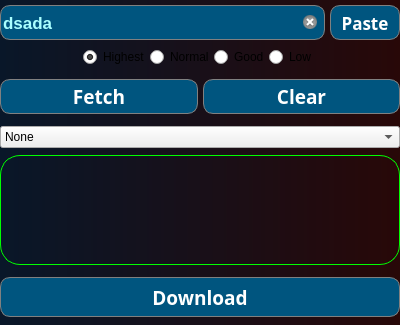
<?xml version="1.0" encoding="UTF-8"?>
<ui version="4.0">
 <class>Form</class>
 <widget class="QWidget" name="Form">
  <property name="enabled">
   <bool>true</bool>
  </property>
  <property name="geometry">
   <rect>
    <x>0</x>
    <y>0</y>
    <width>400</width>
    <height>325</height>
   </rect>
  </property>
  <property name="sizePolicy">
   <sizepolicy hsizetype="Fixed" vsizetype="Fixed">
    <horstretch>0</horstretch>
    <verstretch>0</verstretch>
   </sizepolicy>
  </property>
  <property name="minimumSize">
   <size>
    <width>400</width>
    <height>325</height>
   </size>
  </property>
  <property name="maximumSize">
   <size>
    <width>400</width>
    <height>325</height>
   </size>
  </property>
  <property name="font">
   <font>
    <pointsize>12</pointsize>
    <weight>75</weight>
    <bold>true</bold>
   </font>
  </property>
  <property name="windowTitle">
   <string>Form</string>
  </property>
  <property name="styleSheet">
   <string notr="true">#Form{
	background-color: qlineargradient(spread:pad, x1:0, y1:0, x2:1, y2:0, stop:0 rgba(9, 23, 41, 255), stop:1 rgba(40, 8, 8, 255));
	border:none;
}

QPushButton{
	color:white;
	border:1px solid grey;
	border-radius:10px;
	background-color: rgb(0, 85, 127);
}
QLineEdit{
	color: rgb(170, 255, 255);
	border:1px solid grey;
	border-radius:10px;
	background-color: rgb(0, 85, 127);
}


QPushButton::hover{
	border:1px solid grey;
	border-radius:10px;
	background-color: rgb(0, 85, 200);
}

QPushButton::disabled{
	color:#FF0000;
	border:1px solid grey;
	border-radius:10px;
	background-color: rgb(0, 85, 127);
}

QLineEdit::hover{
	border:1px solid grey;
	border-radius:10px;
	background-color: rgb(0, 85, 200);
}</string>
  </property>
  <layout class="QVBoxLayout" name="verticalLayout">
   <property name="spacing">
    <number>5</number>
   </property>
   <property name="leftMargin">
    <number>0</number>
   </property>
   <property name="topMargin">
    <number>0</number>
   </property>
   <property name="rightMargin">
    <number>0</number>
   </property>
   <property name="bottomMargin">
    <number>0</number>
   </property>
   <item alignment="Qt::AlignTop">
    <widget class="QFrame" name="frame">
     <property name="minimumSize">
      <size>
       <width>0</width>
       <height>0</height>
      </size>
     </property>
     <property name="styleSheet">
      <string notr="true"/>
     </property>
     <property name="frameShape">
      <enum>QFrame::NoFrame</enum>
     </property>
     <property name="frameShadow">
      <enum>QFrame::Raised</enum>
     </property>
     <layout class="QVBoxLayout" name="verticalLayout_2">
      <property name="spacing">
       <number>2</number>
      </property>
      <property name="leftMargin">
       <number>0</number>
      </property>
      <property name="topMargin">
       <number>0</number>
      </property>
      <property name="rightMargin">
       <number>0</number>
      </property>
      <property name="bottomMargin">
       <number>0</number>
      </property>
      <item>
       <widget class="QFrame" name="frame_2">
        <property name="frameShape">
         <enum>QFrame::NoFrame</enum>
        </property>
        <property name="frameShadow">
         <enum>QFrame::Raised</enum>
        </property>
        <layout class="QHBoxLayout" name="horizontalLayout_2">
         <property name="spacing">
          <number>5</number>
         </property>
         <property name="leftMargin">
          <number>0</number>
         </property>
         <property name="topMargin">
          <number>5</number>
         </property>
         <property name="rightMargin">
          <number>0</number>
         </property>
         <property name="bottomMargin">
          <number>0</number>
         </property>
         <item>
          <widget class="QLineEdit" name="lineEdit">
           <property name="enabled">
            <bool>true</bool>
           </property>
           <property name="minimumSize">
            <size>
             <width>0</width>
             <height>35</height>
            </size>
           </property>
           <property name="font">
            <font>
             <pointsize>13</pointsize>
             <weight>75</weight>
             <bold>true</bold>
            </font>
           </property>
           <property name="text">
            <string>dsada</string>
           </property>
           <property name="readOnly">
            <bool>true</bool>
           </property>
           <property name="clearButtonEnabled">
            <bool>true</bool>
           </property>
          </widget>
         </item>
         <item>
          <widget class="QPushButton" name="pushButton">
           <property name="minimumSize">
            <size>
             <width>70</width>
             <height>35</height>
            </size>
           </property>
           <property name="font">
            <font>
             <family>Fira Code SemiBold</family>
             <pointsize>13</pointsize>
             <weight>75</weight>
             <bold>true</bold>
            </font>
           </property>
           <property name="text">
            <string>Paste</string>
           </property>
          </widget>
         </item>
        </layout>
       </widget>
      </item>
      <item alignment="Qt::AlignHCenter">
       <widget class="QFrame" name="frame_3">
        <property name="sizePolicy">
         <sizepolicy hsizetype="Expanding" vsizetype="Preferred">
          <horstretch>0</horstretch>
          <verstretch>0</verstretch>
         </sizepolicy>
        </property>
        <property name="frameShape">
         <enum>QFrame::NoFrame</enum>
        </property>
        <property name="frameShadow">
         <enum>QFrame::Raised</enum>
        </property>
        <layout class="QHBoxLayout" name="horizontalLayout_3">
         <property name="spacing">
          <number>0</number>
         </property>
         <property name="leftMargin">
          <number>0</number>
         </property>
         <property name="topMargin">
          <number>5</number>
         </property>
         <property name="rightMargin">
          <number>0</number>
         </property>
         <property name="bottomMargin">
          <number>5</number>
         </property>
         <item>
          <widget class="QRadioButton" name="radioButton">
           <property name="text">
            <string>Highest</string>
           </property>
           <property name="checked">
            <bool>true</bool>
           </property>
          </widget>
         </item>
         <item>
          <widget class="QRadioButton" name="radioButton_2">
           <property name="text">
            <string>Normal</string>
           </property>
          </widget>
         </item>
         <item>
          <widget class="QRadioButton" name="radioButton_3">
           <property name="text">
            <string>Good</string>
           </property>
          </widget>
         </item>
         <item>
          <widget class="QRadioButton" name="radioButton_4">
           <property name="text">
            <string>Low</string>
           </property>
          </widget>
         </item>
        </layout>
       </widget>
      </item>
      <item>
       <widget class="QFrame" name="frame_5">
        <property name="frameShape">
         <enum>QFrame::NoFrame</enum>
        </property>
        <property name="frameShadow">
         <enum>QFrame::Raised</enum>
        </property>
        <layout class="QHBoxLayout" name="horizontalLayout_4">
         <property name="spacing">
          <number>5</number>
         </property>
         <property name="leftMargin">
          <number>0</number>
         </property>
         <property name="topMargin">
          <number>5</number>
         </property>
         <property name="rightMargin">
          <number>0</number>
         </property>
         <property name="bottomMargin">
          <number>5</number>
         </property>
         <item>
          <widget class="QPushButton" name="pushButton_2">
           <property name="minimumSize">
            <size>
             <width>0</width>
             <height>35</height>
            </size>
           </property>
           <property name="font">
            <font>
             <family>Fira Code SemiBold</family>
             <pointsize>14</pointsize>
             <weight>75</weight>
             <bold>true</bold>
            </font>
           </property>
           <property name="text">
            <string>Fetch</string>
           </property>
           <property name="default">
            <bool>false</bool>
           </property>
           <property name="flat">
            <bool>false</bool>
           </property>
          </widget>
         </item>
         <item>
          <widget class="QPushButton" name="pushButton_4">
           <property name="minimumSize">
            <size>
             <width>0</width>
             <height>35</height>
            </size>
           </property>
           <property name="font">
            <font>
             <family>Fira Code SemiBold</family>
             <pointsize>14</pointsize>
             <weight>75</weight>
             <bold>true</bold>
            </font>
           </property>
           <property name="text">
            <string>Clear</string>
           </property>
           <property name="default">
            <bool>false</bool>
           </property>
           <property name="flat">
            <bool>false</bool>
           </property>
          </widget>
         </item>
        </layout>
       </widget>
      </item>
      <item>
       <widget class="QFrame" name="frame_6">
        <property name="sizePolicy">
         <sizepolicy hsizetype="Expanding" vsizetype="Expanding">
          <horstretch>0</horstretch>
          <verstretch>0</verstretch>
         </sizepolicy>
        </property>
        <property name="minimumSize">
         <size>
          <width>0</width>
          <height>0</height>
         </size>
        </property>
        <property name="frameShape">
         <enum>QFrame::NoFrame</enum>
        </property>
        <property name="frameShadow">
         <enum>QFrame::Plain</enum>
        </property>
        <layout class="QHBoxLayout" name="horizontalLayout">
         <property name="spacing">
          <number>0</number>
         </property>
         <property name="leftMargin">
          <number>0</number>
         </property>
         <property name="topMargin">
          <number>5</number>
         </property>
         <property name="rightMargin">
          <number>0</number>
         </property>
         <property name="bottomMargin">
          <number>5</number>
         </property>
         <item alignment="Qt::AlignTop">
          <widget class="QComboBox" name="comboBox">
           <item>
            <property name="text">
             <string>None</string>
            </property>
           </item>
          </widget>
         </item>
        </layout>
       </widget>
      </item>
      <item>
       <widget class="QFrame" name="frame_4">
        <property name="sizePolicy">
         <sizepolicy hsizetype="Preferred" vsizetype="Expanding">
          <horstretch>0</horstretch>
          <verstretch>0</verstretch>
         </sizepolicy>
        </property>
        <property name="minimumSize">
         <size>
          <width>0</width>
          <height>110</height>
         </size>
        </property>
        <property name="styleSheet">
         <string notr="true">#frame_4{
	background:transparent;
	color: rgb(0, 255, 0);
	font: 14pt &quot;Monospace&quot;;
	border:1px solid #00FF00;
	border-radius:20px;
}</string>
        </property>
        <property name="frameShape">
         <enum>QFrame::StyledPanel</enum>
        </property>
        <property name="frameShadow">
         <enum>QFrame::Raised</enum>
        </property>
        <layout class="QVBoxLayout" name="verticalLayout_3">
         <property name="spacing">
          <number>0</number>
         </property>
         <property name="leftMargin">
          <number>0</number>
         </property>
         <property name="topMargin">
          <number>5</number>
         </property>
         <property name="rightMargin">
          <number>0</number>
         </property>
         <property name="bottomMargin">
          <number>5</number>
         </property>
         <item>
          <widget class="QLabel" name="label">
           <property name="text">
            <string/>
           </property>
           <property name="alignment">
            <set>Qt::AlignCenter</set>
           </property>
          </widget>
         </item>
         <item>
          <widget class="QLabel" name="label_2">
           <property name="text">
            <string/>
           </property>
           <property name="alignment">
            <set>Qt::AlignCenter</set>
           </property>
          </widget>
         </item>
         <item>
          <widget class="QLabel" name="label_3">
           <property name="text">
            <string/>
           </property>
           <property name="alignment">
            <set>Qt::AlignCenter</set>
           </property>
          </widget>
         </item>
         <item>
          <widget class="QLabel" name="label_4">
           <property name="text">
            <string/>
           </property>
           <property name="alignment">
            <set>Qt::AlignCenter</set>
           </property>
          </widget>
         </item>
         <item>
          <widget class="QLabel" name="label_5">
           <property name="text">
            <string/>
           </property>
           <property name="alignment">
            <set>Qt::AlignCenter</set>
           </property>
          </widget>
         </item>
        </layout>
       </widget>
      </item>
     </layout>
    </widget>
   </item>
   <item>
    <widget class="QFrame" name="frame_7">
     <property name="minimumSize">
      <size>
       <width>0</width>
       <height>40</height>
      </size>
     </property>
     <property name="maximumSize">
      <size>
       <width>16777215</width>
       <height>16777215</height>
      </size>
     </property>
     <property name="frameShape">
      <enum>QFrame::NoFrame</enum>
     </property>
     <property name="frameShadow">
      <enum>QFrame::Raised</enum>
     </property>
     <layout class="QHBoxLayout" name="horizontalLayout_6">
      <property name="spacing">
       <number>0</number>
      </property>
      <property name="leftMargin">
       <number>0</number>
      </property>
      <property name="topMargin">
       <number>0</number>
      </property>
      <property name="rightMargin">
       <number>0</number>
      </property>
      <property name="bottomMargin">
       <number>0</number>
      </property>
      <item>
       <widget class="QPushButton" name="pushButton_3">
        <property name="minimumSize">
         <size>
          <width>0</width>
          <height>40</height>
         </size>
        </property>
        <property name="font">
         <font>
          <family>Fira Code SemiBold</family>
          <pointsize>14</pointsize>
          <weight>75</weight>
          <bold>true</bold>
         </font>
        </property>
        <property name="text">
         <string>Download</string>
        </property>
        <property name="default">
         <bool>false</bool>
        </property>
        <property name="flat">
         <bool>false</bool>
        </property>
       </widget>
      </item>
     </layout>
    </widget>
   </item>
  </layout>
 </widget>
 <resources/>
 <connections/>
</ui>
